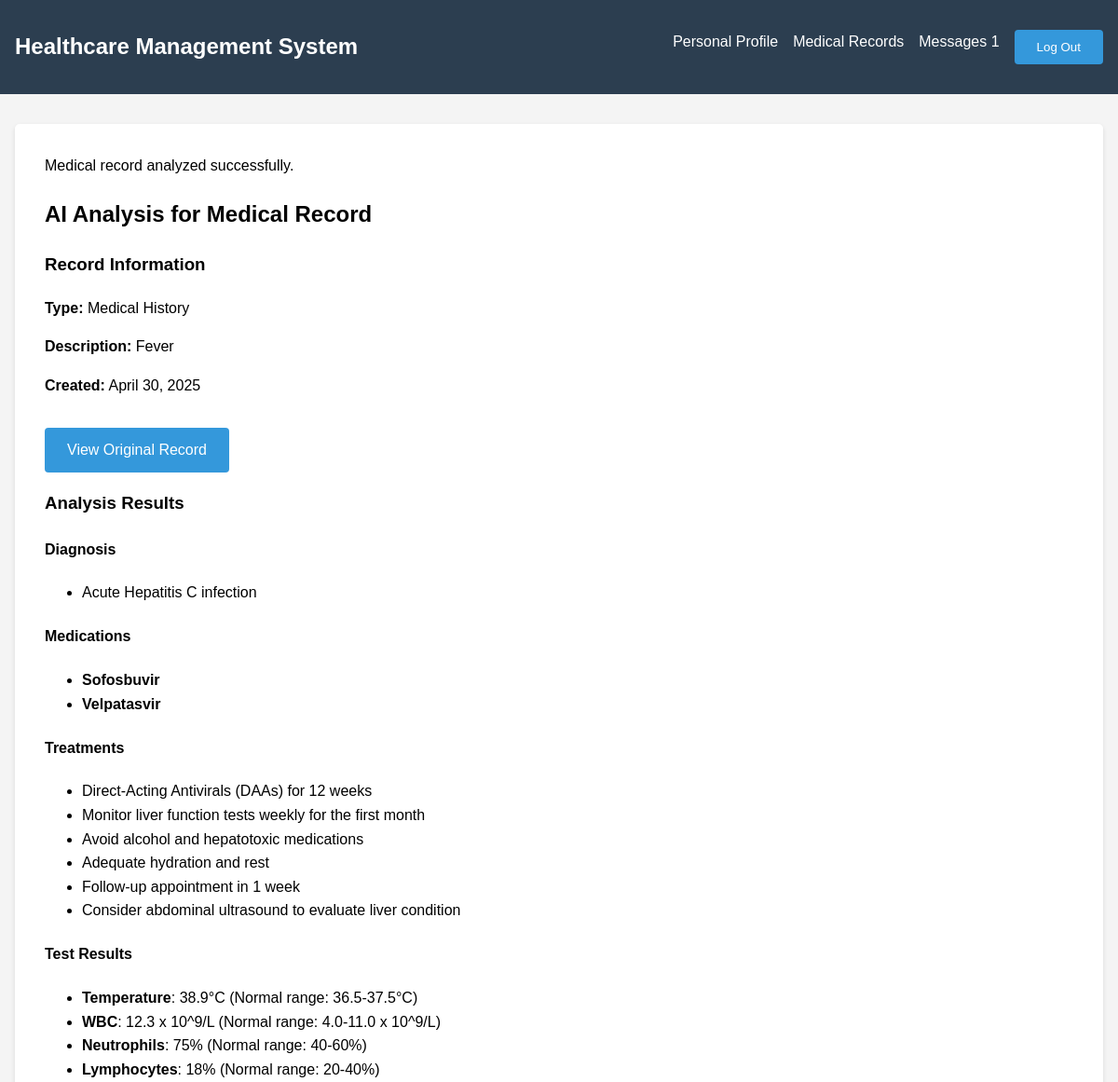
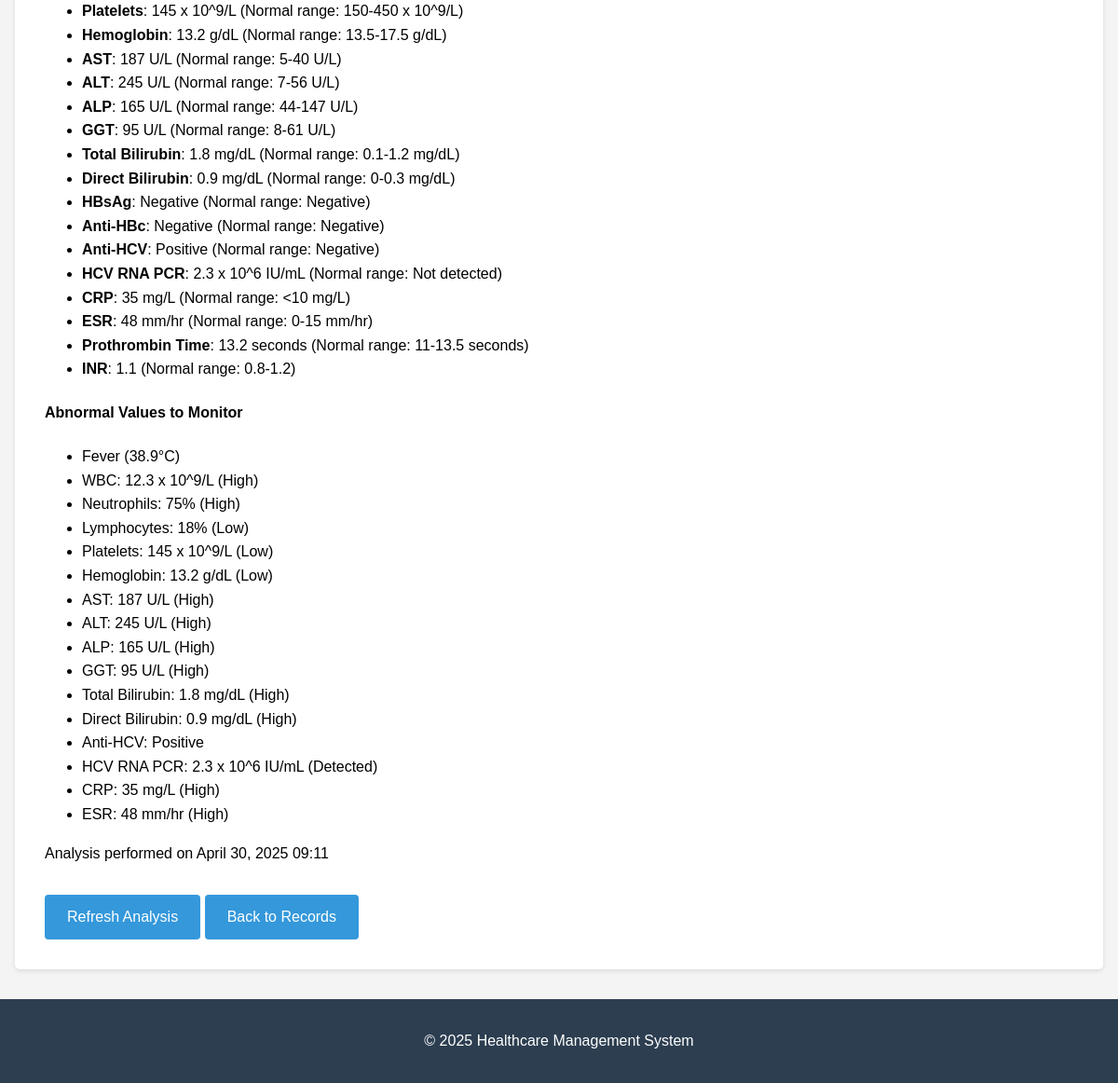
The app's page /ehr/record/2/analysis/ (signed in) with its own data (2 pictures, top to bottom).
### ehr/models.py (models this page shows, shortened)
class MedicalRecord(models.Model):
    RECORD_TYPES = [
        ('History', 'Medical History'),
        ('Lab', 'Laboratory Report'),
        ('Prescription', 'Prescription'),
        ('Note', 'Medical Notes'),
        ('Imaging', 'Imaging Results'),
        ('Surgery', 'Surgical Report'),
        ('Consultation', 'Consultation Notes'),
        ('Other', 'Other'),
    ]
    STATUS_CHOICES = [
        ('Active', 'Active'),
        ('Archived', 'Archived'),
        ('Pending', 'Pending Review'),
    ]
    patient = models.ForeignKey(Patient, on_delete=models.CASCADE)
    record_type = models.CharField(max_length=50, choices=RECORD_TYPES)
    creation_date = models.DateTimeField(auto_now_add=True)
    update_date = models.DateTimeField(auto_now=True)
    created_by = models.ForeignKey(User, on_delete=models.PROTECT, related_name='created_records')
    updated_by = models.ForeignKey(User, on_delete=models.PROTECT, related_name='updated_records', null=True,
                                   blank=True)
    content = models.TextField(blank=True)
    attachments = models.FileField(upload_to='ehr_attachments/')
    description = models.CharField(max_length=255)
    tags = models.ManyToManyField(MedicalRecordTag, blank=True)
    status = models.CharField(max_length=20, choices=STATUS_CHOICES, default='Active')
    is_confidential = models.BooleanField(default=False, help_text="Mark as confidential to restrict access")
    class Meta:
        ordering = ['-creation_date']

class MedicalRecordAnalysis(models.Model):
    medical_record = models.OneToOneField(MedicalRecord, on_delete=models.CASCADE, related_name='analysis')
    analysis_text = models.TextField()
    diagnosis = models.JSONField(null=True, blank=True)
    medications = models.JSONField(null=True, blank=True)
    treatments = models.JSONField(null=True, blank=True)
    test_results = models.JSONField(null=True, blank=True)
    abnormal_values = models.JSONField(null=True, blank=True)
    analysis_date = models.DateTimeField(auto_now_add=True)

### ehr/views.py (the view)
# urls.py: path('record/<int:pk>/analysis/', views.view_analysis, name='ehr_analysis_detail'),
@login_required
def view_analysis(request, pk):
    if request.user.role == 'PATIENT':
        record = get_object_or_404(MedicalRecord, pk=pk, patient=request.user.patient)
    else:
        record = get_object_or_404(MedicalRecord, pk=pk)
    try:
        analysis = record.analysis
    except MedicalRecordAnalysis.DoesNotExist:
        return redirect('analyze_medical_record', pk=record.pk)
    return render(request, 'ehr/analysis_detail.html', {
        'record': record,
        'analysis': analysis
    })

### ehr/templates/ehr/analysis_detail.html (shortened to what this page needs)
{% extends 'base.html' %}
{% block content %}
<div class="analysis-container">
    <div class="alert alert-success">
        Medical record analyzed successfully.
    </div>
    <h2>AI Analysis for Medical Record</h2>
    <div class="record-info">
        <h3>Record Information</h3>
        <p><strong>Type:</strong> {{ record.get_record_type_display }}</p>
        <p><strong>Description:</strong> {{ record.description }}</p>
        <p><strong>Created:</strong> {{ record.creation_date|date:"F j, Y" }}</p>
        <a href="{% url 'ehr_detail' record.id %}" class="btn btn-sm">View Original Record</a>
    </div>
    <div class="analysis-results">
        <h3>Analysis Results</h3>
        {% if analysis.diagnosis %}
            <div class="analysis-section">
                <h4>Diagnosis</h4>
                <ul>
                    {% for item in analysis.diagnosis %}
                        <li>{{ item }}</li>
                    {% endfor %}
                </ul>
            </div>
        {% endif %}
        {% if analysis.medications %}
            <div class="analysis-section">
                <h4>Medications</h4>
                <ul>
                    {% for med in analysis.medications %}
                        <li>
                            <strong>{{ med.name }}</strong>
                        </li>
                    {% endfor %}
                </ul>
            </div>
        {% endif %}
        {% if analysis.treatments %}
            <div class="analysis-section">
                <h4>Treatments</h4>
                <ul>
                    {% for treatment in analysis.treatments %}
                        <li>{{ treatment }}</li>
                    {% endfor %}
                </ul>
            </div>
        {% endif %}
        {% if analysis.test_results %}
            <div class="analysis-section">
                <h4>Test Results</h4>
                <ul>
                    {% for test in analysis.test_results %}
                        <li>
                            <strong>{{ test.test }}</strong>: {{ test.result }}
                            {% if test.normal_range %} (Normal range: {{ test.normal_range }}){% endif %}
                        </li>
                    {% endfor %}
                </ul>
            </div>
        {% endif %}
        {% if analysis.abnormal_values %}
            <div class="analysis-section">
                <h4>Abnormal Values to Monitor</h4>
                <ul>
                    {% for item in analysis.abnormal_values %}
                        <li>{{ item }}</li>
                    {% endfor %}
                </ul>
            </div>
        {% endif %}
        <div class="analysis-date">
            <p>Analysis performed on {{ analysis.analysis_date|date:"F j, Y H:i" }}</p>
        </div>
    </div>
    <div class="action-buttons">
        <a href="{% url 'analyze_medical_record' record.id %}" class="btn">Refresh Analysis</a>
        <a href="{% url 'ehr_list' %}" class="btn btn-secondary">Back to Records</a>
    </div>
</div>
{% endblock %}

### templates/base.html (style rules this page uses)
body { font-family: Arial, sans-serif; line-height: 1.6; margin: 0; padding: 0; background-color: #f4f4f4; }
.btn { display: inline-block; background-color: #3498db; color: white; text-decoration: none; padding: 0.7rem 1.5rem; border-radius: 4px; margin-top: 1rem; }

### records on screen
MedicalRecord: record_type "Medical History", description "Fever", creation_date "April 30, 2025"
MedicalRecordAnalysis: analysis_date "April 30, 2025 09:11"

### other values on screen
{{ item }} "Acute Hepatitis C infection"
{{ med.name }} "Sofosbuvir" "Velpatasvir"
{{ treatment }} "Direct-Acting Antivirals (DAAs) for 12 weeks" "Monitor liver function tests weekly for the first month" "Avoid alcohol and hepatotoxic medications" "Adequate hydration and rest" "Follow-up appointment in 1 week" "Consider abdominal ultrasound to evaluate liver condition"
{{ test.test }} "Temperature" "WBC" "Neutrophils" "Lymphocytes" "Platelets" "Hemoglobin" "AST" "ALT" "ALP" "GGT" "Total Bilirubin" "Direct Bilirubin" "HBsAg" "Anti-HBc" "Anti-HCV" "HCV RNA PCR" "CRP" "ESR" "Prothrombin Time" "INR"
{{ test.result }} "38.9°C" "12.3 x 10^9/L" "75%" "18%" "145 x 10^9/L" "13.2 g/dL" "187 U/L" "245 U/L" "165 U/L" "95 U/L" "1.8 mg/dL" "0.9 mg/dL" "Negative" "Negative" "Positive" "2.3 x 10^6 IU/mL" "35 mg/L" "48 mm/hr" "13.2 seconds" "1.1"
{{ test.normal_range }} "36.5-37.5°C" "4.0-11.0 x 10^9/L" "40-60%" "20-40%" "150-450 x 10^9/L" "13.5-17.5 g/dL" "5-40 U/L" "7-56 U/L" "44-147 U/L" "8-61 U/L" "0.1-1.2 mg/dL" "0-0.3 mg/dL" "Negative" "Negative" "Negative" "Not detected" "<10 mg/L" "0-15 mm/hr" "11-13.5 seconds" "0.8-1.2"
{{ item }} "Fever (38.9°C)" "WBC: 12.3 x 10^9/L (High)" "Neutrophils: 75% (High)" "Lymphocytes: 18% (Low)" "Platelets: 145 x 10^9/L (Low)" "Hemoglobin: 13.2 g/dL (Low)" "AST: 187 U/L (High)" "ALT: 245 U/L (High)" "ALP: 165 U/L (High)" "GGT: 95 U/L (High)" "Total Bilirubin: 1.8 mg/dL (High)" "Direct Bilirubin: 0.9 mg/dL (High)" "Anti-HCV: Positive" "HCV RNA PCR: 2.3 x 10^6 IU/mL (Detected)" "CRP: 35 mg/L (High)" "ESR: 48 mm/hr (High)"
